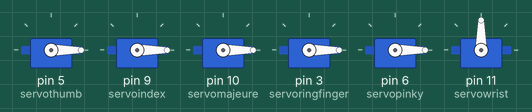
Recording of a sketch running on a simulated Arduino Uno, built with avr-gcc and run on an emulated ATmega328P. Shown: 6 × servo.

Above: at 0.05 s.
At 6.0 s:
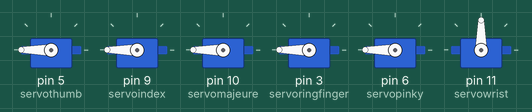
Timing chart, 0 to 7.8 s (numbered marks = the images above):
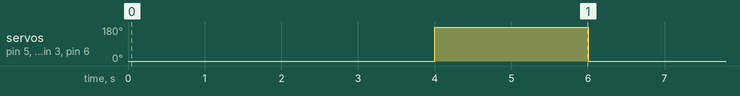

The sketch:

robotic_arm_control.ino
```cpp
#include <Servo.h>

Servo servothumb;          // Define thumb servo
Servo servoindex;          // Define index servo
Servo servomajeure;
Servo servoringfinger;
Servo servopinky;
Servo servowrist;


void setup() {
  servothumb.attach(5);  // Set thumb servo to digital pin 2
  servoindex.attach(9);  // Set index servo to digital pin 3
  servomajeure.attach(10);
  servoringfinger.attach(3);
  servopinky.attach(6);
  servowrist.attach(11);
}


void loop() {            // Loop through motion tests
//  servomajeure.write(0);
  alltovirtual();        // Example: alltovirtual
  delay(2000);           // Wait 4000 milliseconds (4 seconds)
  alltorest();           // Uncomment to use this
  delay(2000);           // Uncomment to use this
  alltomax();            // Uncomment to use this
  delay(2000);           // Uncomment to use this
}


// Motion to set the servo into "virtual" 0 position: alltovirtual
void alltovirtual() {
  servothumb.write(0);
  servoindex.write(0);
  servomajeure.write(0);
  servoringfinger.write(0);
  servopinky.write(0);
//  servowrist.write(0);
}


// Motion to set the servo into "rest" position: alltorest
void alltorest() {
  servothumb.write(0);
  servoindex.write(0);
  servomajeure.write(0);
  servoringfinger.write(0);
  servopinky.write(0);
//  servowrist.write(0);
}


// Motion to set the servo into "max" position: alltomax
void alltomax() {
  servothumb.write(180);
  servoindex.write(180);
  servomajeure.write(180);
  servoringfinger.write(180);
  servopinky.write(180);
//  servowrist.write(180);
}
```

Measured:
- by itself, servo on pin 5 (servothumb), servo on pin 9 (servoindex), servo on pin 10 (servomajeure), servo on pin 3 (servoringfinger), servo on pin 6 (servopinky): alternates 180° for 2.0 s and 0° for 4.0 s
